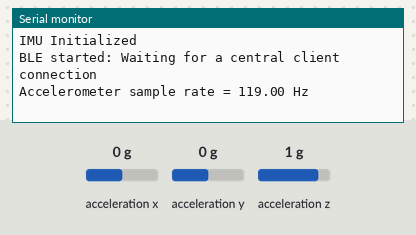
The sketch below on a simulated Arduino Nano 33 IoT. Shown: the last lines printed to the serial monitor. The inputs (shaded band) are chosen by the test bench; at power-on: acceleration y 0 g, acceleration x 0 g, acceleration z 1 g. Nothing arrives over Bluetooth unless stated; a phone connects over Bluetooth LE 3 s after start.

Above: at 2.2 s.
2.3 s: acceleration y set to -1.4 g
At 3.1 s:
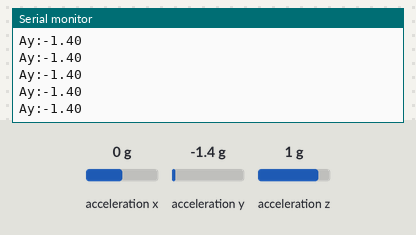
4.5 s: acceleration y set to -0.8 g
At 5.4 s:
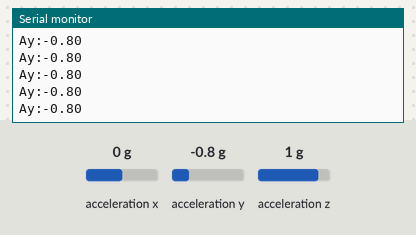

The sketch:

Continuos_IMU_Sample.ino
```cpp
#include <Arduino_LSM6DS3.h>
#include <ArduinoBLE.h>

//Device information
BLEService myledService("58:BF:25:9B:35:52");
// Read and writeable by a central client. Each float is 4 bytes. (6 values = 24 bytes total to send)
BLECharacteristic myswitchCharacteristic("19B10000-E8F2-537E-4F6C-D104768A1214", BLERead | BLEWrite, 4);

//Change float to 4 bytes to send over BLE byte server
void float2byte(byte bytes_temp[4], float float_variable){
  memcpy(bytes_temp, (unsigned char*) (&float_variable), 4);
}
//combined byte string to send over chareteristic BLE
byte bytecomb[4] = {};
//Initialize where in bytecomb/posiiton to write each byte
byte *byteAy = bytecomb;
float Ay = 0;

void setup() {
  Serial.begin(9600);
  if (!BLE.begin()) {
    Serial.println("starting Bluetooth® Low Energy failed!");
    while (1);
  }
  //Show Advertised Name and service that its offering
  BLE.setLocalName("Simon IoT");
  BLE.setAdvertisedService(myledService);
  // add characteristic to the service
  myledService.addCharacteristic(myswitchCharacteristic);
  BLE.addService(myledService);
  myswitchCharacteristic.writeValue(bytecomb, 4);
  BLE.advertise();

  IMU.begin();
  if (!IMU.begin()) {
    Serial.println("Failed to initialize IMU!");
    while (1);
  }
  Serial.println("IMU Initialized");
  Serial.println("BLE started: Waiting for a central client connection");
  Serial.print("Accelerometer sample rate = ");
  Serial.print(IMU.accelerationSampleRate());
  Serial.println(" Hz");
  delay(1000);
}

void loop() {
  BLEDevice central = BLE.central();
  if (central) {
    Serial.print("Bluetooth central Paired: ");
    while (central.connected()){
      //Continuosly sample the IMU when data available
      float ax, ay, az;
      if (IMU.accelerationAvailable()) {
        IMU.readAcceleration(ax, ay, az);
        Serial.print("Ay:");
        Serial.println(ay);
        float2byte(byteAy, ay);
        myswitchCharacteristic.writeValue(bytecomb, 4);

      }
    }
  }
}
```

Measured:
- after the input at 2.3 s, the serial monitor: prints a new line after 0.70 s (image 1)
- after the input at 4.5 s, the serial monitor: prints a new line at once (image 2)
